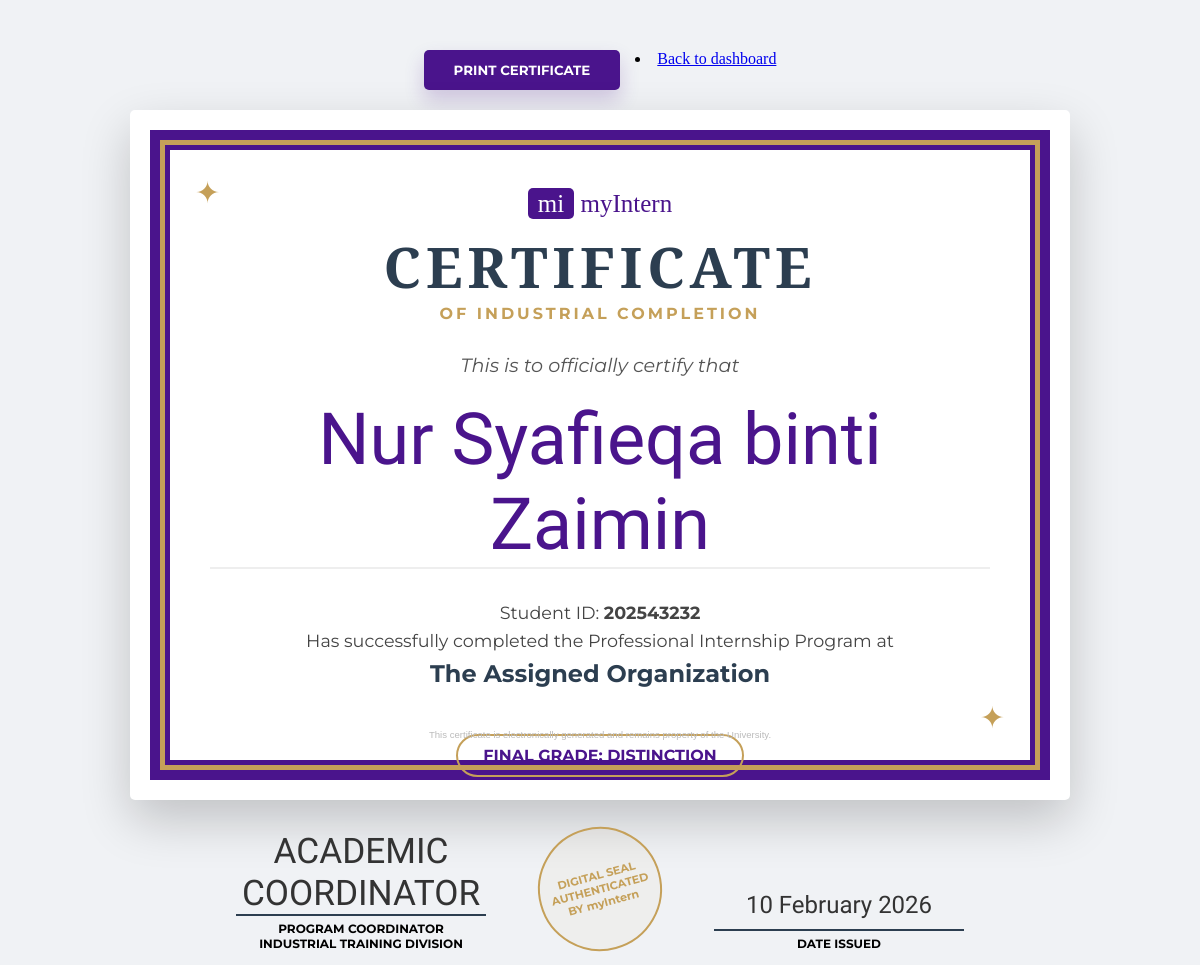
Before: /generate_report.php?id=11 (signed in) with the older database file.
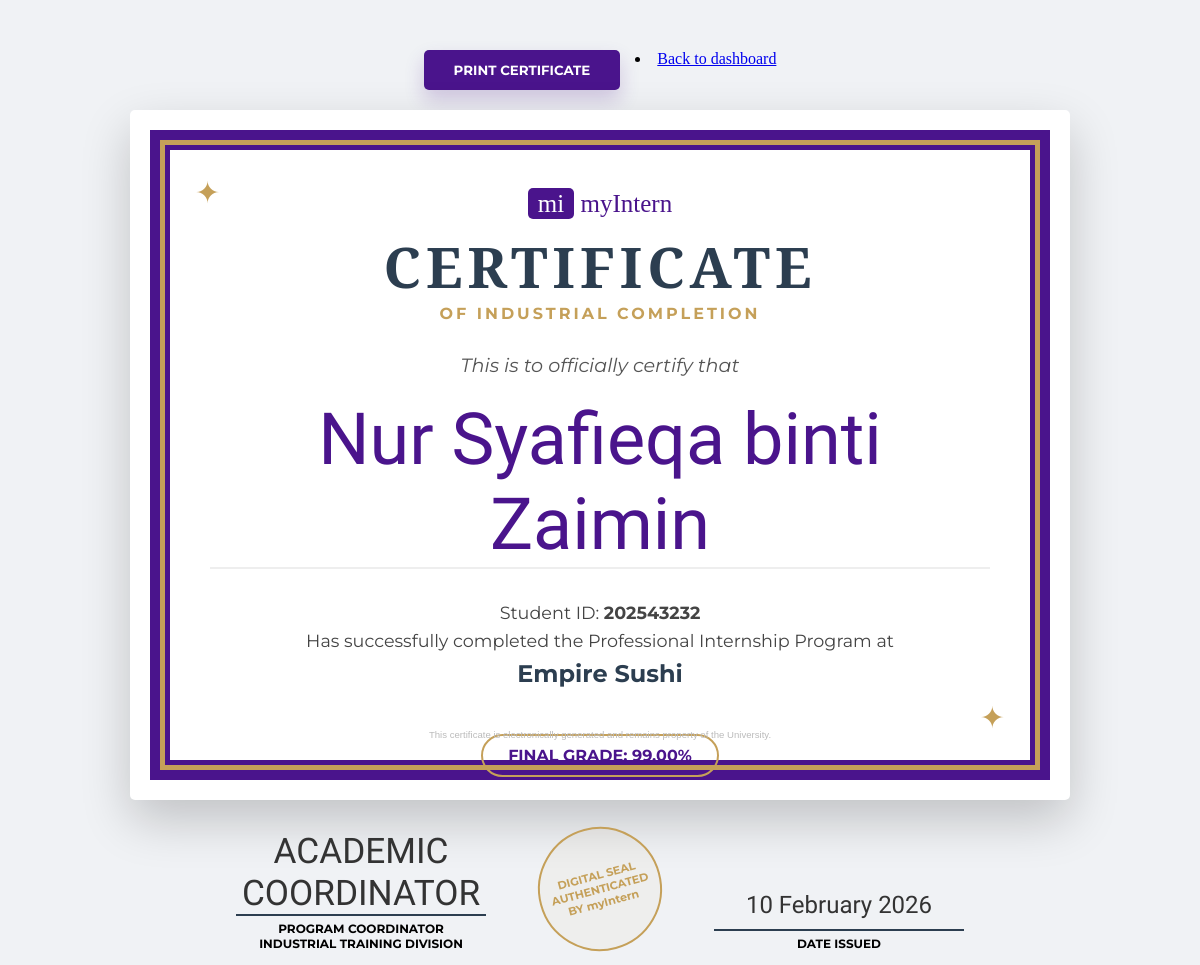
After: the same page with the newer database file.
### tables this page shows
CREATE TABLE `students` (
  `student_id` int(11) NOT NULL,
  `user_id` int(11) NOT NULL,
  `student_name` varchar(100) NOT NULL,
  `student_number` varchar(20) NOT NULL,
  `programme` varchar(100) DEFAULT NULL,
  `company_name` varchar(255) DEFAULT NULL,
  `university` varchar(255) DEFAULT NULL,
  `cgpa` decimal(3,2) DEFAULT NULL,
  `profile_pic` varchar(255) DEFAULT 'default.png',
  `faculty` varchar(100) DEFAULT NULL,
  `phone` varchar(20) DEFAULT NULL,
  `internship_status` enum('applied','approved','completed') DEFAULT 'applied',
  `status` varchar(20) DEFAULT 'Applied'
);

CREATE TABLE `evaluations` (
  `evaluation_id` int(11) NOT NULL,
  `evaluator_type` enum('company','lecturer') NOT NULL DEFAULT 'company',
  `student_id` int(11) NOT NULL,
  `company_id` int(11) NOT NULL,
  `marks` int(11) DEFAULT NULL CHECK (`marks` between 0 and 100),
  `comments` text DEFAULT NULL,
  `evaluated_at` datetime DEFAULT current_timestamp(),
  `attendance_score` int(11) DEFAULT 0,
  `skill_score` int(11) DEFAULT 0,
  `discipline_score` int(11) DEFAULT 0,
  `final_score` decimal(5,2) DEFAULT 0.00,
  `feedback` text DEFAULT NULL,
  `submitted_at` timestamp NOT NULL DEFAULT current_timestamp()
);

CREATE TABLE `companies` (
  `company_id` int(11) NOT NULL,
  `user_id` int(11) NOT NULL,
  `company_name` varchar(150) NOT NULL,
  `company_address` text DEFAULT NULL,
  `company_email` varchar(100) DEFAULT NULL,
  `company_phone` varchar(20) DEFAULT NULL,
  `industry_type` varchar(100) DEFAULT NULL
);

### generate_report.php (the view, shortened to what this page needs)
<?php
include 'db_connect.php';
$student_id = isset($_GET['id']) ? intval($_GET['id']) : 0;
$user_id = $_SESSION['user_id'];
$current_role = $_SESSION['role'];
if ($current_role === 'lecturer') {
    $lec_stmt = $conn->prepare("SELECT lecturer_name, programme_code FROM lecturers WHERE user_id = ?");
    $lec_stmt->bind_param("i", $user_id);
    $lec_stmt->execute();
    $lec_data = $lec_stmt->get_result()->fetch_assoc();
    $lecturer_name = $lec_data['lecturer_name'] ?? "Lecturer";
    $assigned_programme = $lec_data['programme_code'] ?? 'Coordinator';
} else {
    $lecturer_name = "ACADEMIC COORDINATOR";
    $assigned_programme = "Industrial Training Division";
}
$query = "SELECT s.*, e.final_score, c.company_name
          FROM students s
          LEFT JOIN evaluations e ON s.student_id = e.student_id
          LEFT JOIN internship_applications ia ON s.student_id = ia.student_id AND ia.application_status = 'approved'
          LEFT JOIN internship_ads ad ON ia.ad_id = ad.ad_id
          LEFT JOIN companies c ON ad.company_id = c.company_id
          WHERE s.student_id = ? LIMIT 1";
$stmt = $conn->prepare($query);
$stmt->bind_param("i", $student_id);
$stmt->execute();
$data = $stmt->get_result()->fetch_assoc();
?>
<!DOCTYPE html>
<html lang="en">
<head>
    <link rel="stylesheet" href="css/generate_report.css">
</head>
<body>
    <div class="no-print">
        <button onclick="window.print()" class="btn btn-main">PRINT CERTIFICATE</button>
        <li><a href="applicant.php">Back to dashboard</a></li>
</div>
    <div class="cert-wrapper">
        <div class="certificate">
            <div class="mi-logo"><span>mi</span> myIntern</div>
            <h1>CERTIFICATE</h1>
            <div class="sub-heading">of Industrial Completion</div>
            <p class="certify-text">This is to officially certify that</p>
            <div class="student-name"><?php echo htmlspecialchars($data['student_name']); ?></div>
            <p class="details-text">
                Student ID: <strong><?php echo htmlspecialchars($data['student_number']); ?></strong><br>
                Has successfully completed the Professional Internship Program at<br>
                <span class="company-name"><?php echo htmlspecialchars($data['company_name'] ?? 'The Assigned Organization'); ?></span>
            </p>
            <div class="grade-badge">
                FINAL GRADE: <?php echo $data['final_score'] ? $data['final_score'] . '%' : 'DISTINCTION'; ?>
            </div>
            <div class="cert-footer">
                <div class="signature-area">
                    <div class="sig-name"><?php echo htmlspecialchars($lecturer_name); ?></div>
                    <div class="sig-line">
                        Program Coordinator<br>
                        <?php echo htmlspecialchars($assigned_programme); ?>
                    </div>
                </div>
                <div class="official-seal">
                    DIGITAL SEAL<br>AUTHENTICATED<br>BY myIntern
                </div>
                <div class="signature-area">
                    <div class="sig-name" style="font-size: 1.5rem; margin-bottom: 5px;"><?php echo date('d F Y'); ?></div>
                    <div class="sig-line">Date Issued</div>
                </div>
            </div>
            <p style="position: absolute; bottom: 10px; left: 0; right: 0; font-size: 0.6rem; color: #bbb; font-family: sans-serif;">
                This certificate is electronically generated and remains property of the University.
            </p>
        </div>
    </div>
</body>
</html>

Changed rows visible on the page:
no longer on this page (row unchanged): students: student_name "Nur Syafieqa binti Zaimin", student_number "202543232"
added evaluations: student.student_name "Nur Syafieqa binti Zaimin", student.student_number "202543232", company.company_name "Empire Sushi", final_score "99.00"
Other visible differences:
$data['company_name']: "The Assigned Organization" → (not shown)
text no longer shown: "DISTINCTION"
